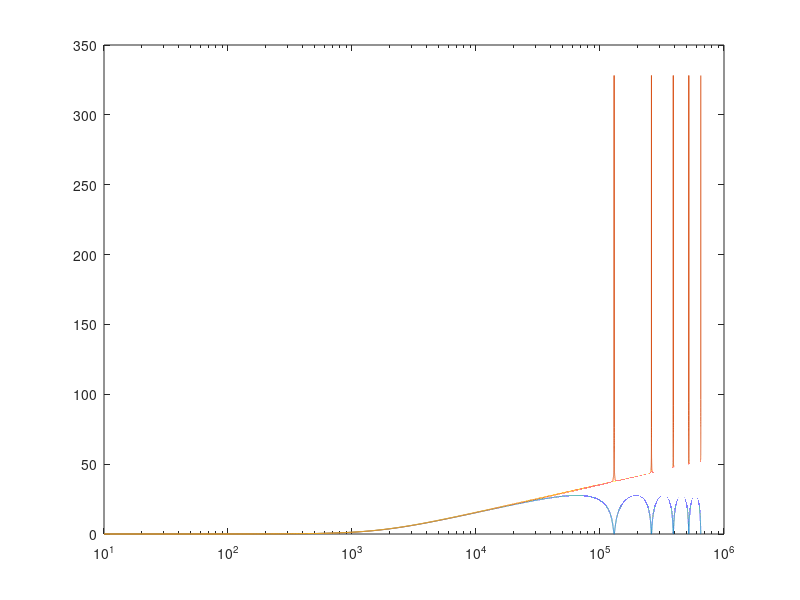

Reproduce this figure in MATLAB.
k = 1000;
u = 1e-6;

fsw = 130*k
Ts = 1/fsw;

ff = 10:10:fsw*5;
ws = 2*pi*ff;
s = j*ws;
z1 = e.^(-s*Ts);

hizoh = Ts*s./((1-e.^(-s*Ts)));

Lm = 230*u
Vin = 18.75
Vout = 5.25
Nsp = 4
Vo = Nsp*Vout
D = Vo/(Vin + Vo)

iv = 7.5

mc = Vin/Lm
md = Vo/Lm

a = 1/(mc + md) 
b = Ts*(1-a*md) 

c = (0.5*md*a*a - a)/Ts
d = 0.5*md*a*a/Ts
ee = (a - md*a*a)/Ts
f = (b-md*a*b)/Ts
g = md*a*b/Ts
h = (0.5*md*b*b)/Ts

td = a*iv - a*iv + b
td = (1-D)*Ts
td2 = td*td
td2 = a*a*iv*iv + a*a*iv*iv - 2*a*a*iv*iv - 2*a*b*iv + 2*a*b*iv + b*b

tdio = (a*iv*iv - a*iv*iv + b)*iv
hmdtd2 = 0.5*md*td2 
Ioo = (tdio + hmdtd2)/Ts

Ioo = (c + d + ee)*iv*iv + (f + g)*iv + h
Ioo = (td*iv + 0.5*md*td*td)/Ts
Pout = Ioo*Vo
Rl = Vo*Vo/Pout
Dp2 = (1-D)*(1-D)

frhpz = Rl*Dp2/(2*pi*Lm*D)
wrhpz = 2*pi*frhpz


A0 = (2*c*iv + ee*iv + f)
A1 = (2*d*iv + ee*iv + g)

hz = (1./(A0 + A1)) .* (A0 + A1*z1);
hs = (1/wrhpz)*(s - wrhpz);
%hz = A0 + A1*z1;

semilogx(ff, 20*log10(abs(hz)), ff, 20*log10(abs(hz.*hizoh)), ff, 20*log10(abs(hs)) )

